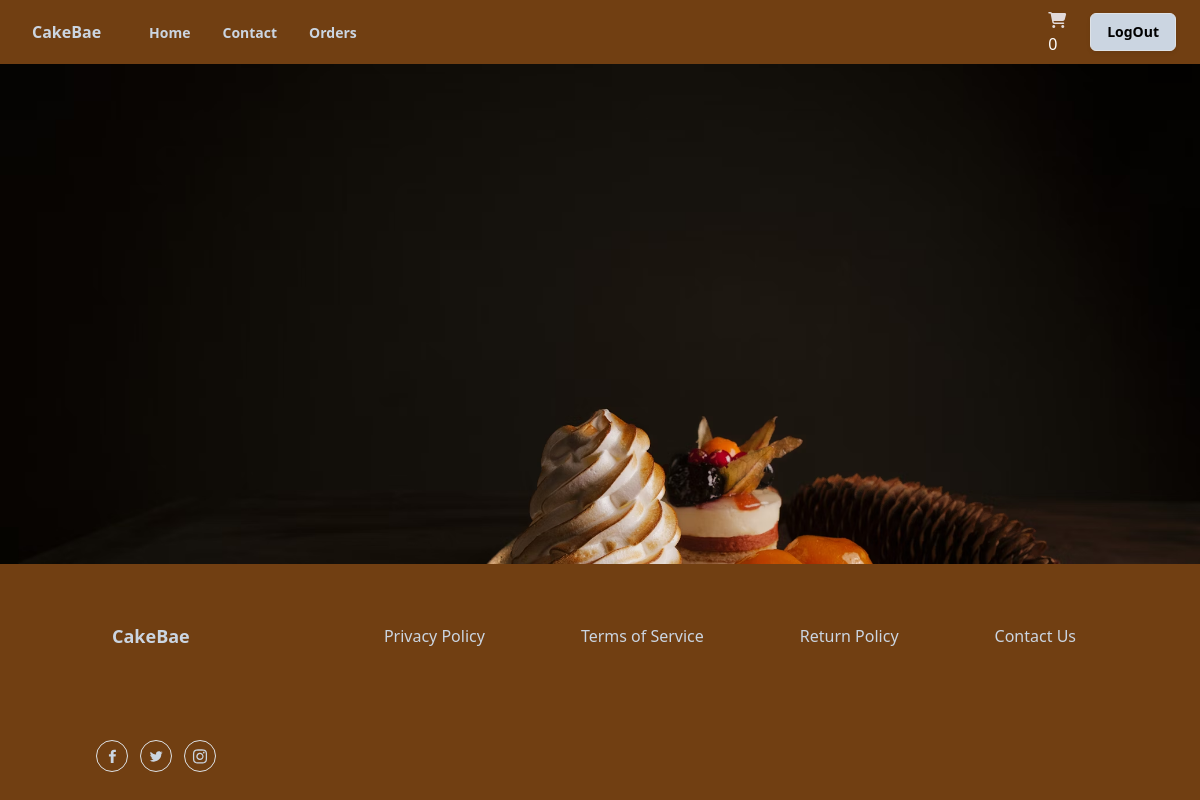
/cakes/9/list/ (signed in), run on an earlier commit of the app's database.
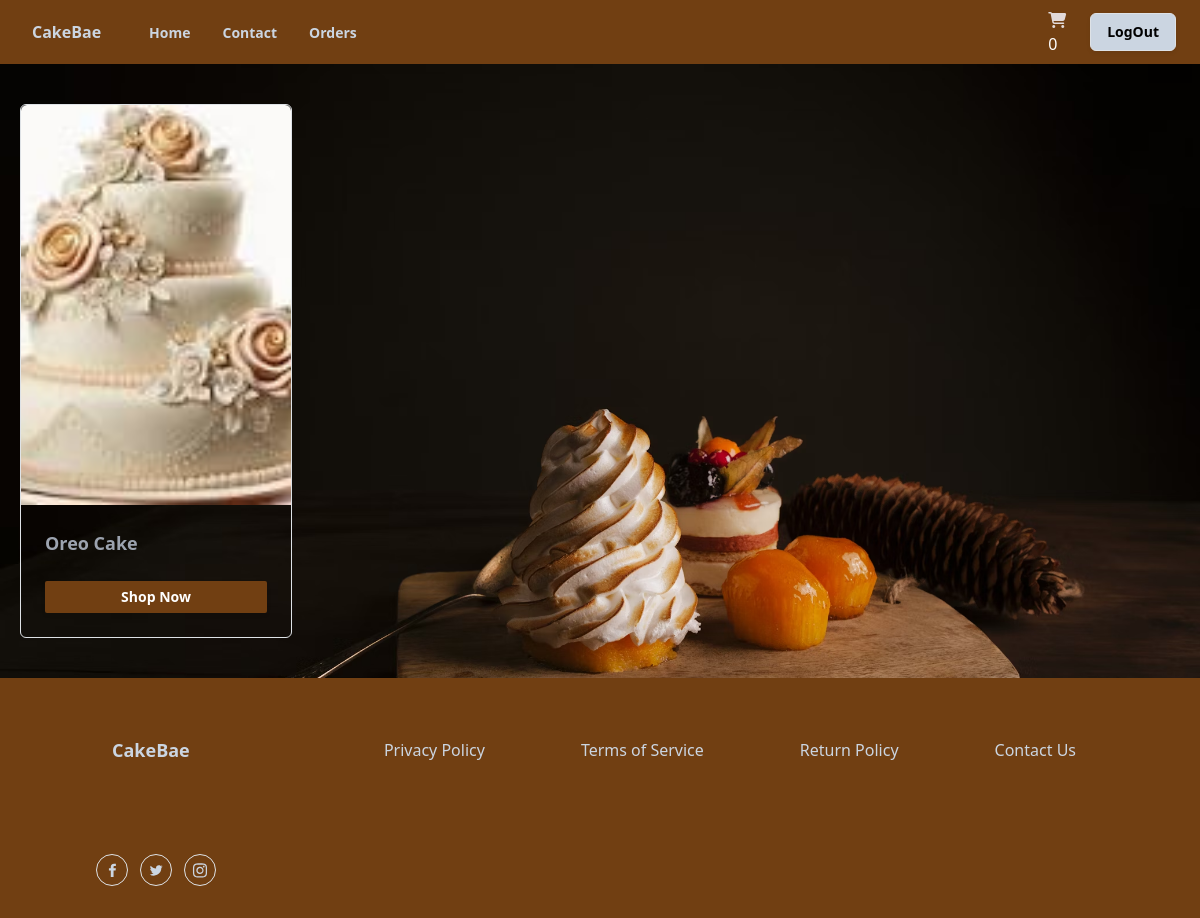
And on a later commit of the database.
### shop/models.py (models this page shows, shortened)
class CakeVarient(models.Model):
    cake_object=models.ForeignKey(Cake,on_delete=models.CASCADE,related_name='cakeitem')
    flavour_object=models.ForeignKey(Flavour,on_delete=models.CASCADE,)
    category_object=models.ForeignKey(Category,on_delete=models.CASCADE,name="cakecategory")
    image=models.ImageField(upload_to="cake_images",default="default.jpg",null=True,blank=True)
    shape_options=(
        ("Round","Round"),
        ("Square","Square"),
        ("Rectangle","Rectangle"),
        ("Heart","Heart"),
        ("Custom","Custom"),
   )
    shape=models.CharField(max_length=150,choices=shape_options,default="custom")
    weight_options=(
        ("250gm","250gm"),
        ("500gm","500gm"),
        ("1kg","1kg"),
        ("2kg","2kg"),
        ("Custom","Custom"),
    )
    weight=models.CharField(max_length=150,choices=weight_options,default="500")
    price=models.PositiveIntegerField()
    created_date=models.DateTimeField(auto_now_add=True)
    updated_date=models.DateTimeField(auto_now=True)
    is_active=models.BooleanField(default=True)

class Cake(models.Model):
    name=models.CharField(max_length=150,unique=True)
    occasion_object=models.ManyToManyField(Occasion)
    created_date=models.DateTimeField(auto_now_add=True)
    updated_date=models.DateTimeField(auto_now=True)
    is_active=models.BooleanField(default=True)

### shop/views.py (the view)
# urls.py: path("cakes/<int:pk>/list/",views.CakeListView.as_view(),name="cake-list"),
@method_decorator([signin_required,never_cache],name="dispatch")
class CakeListView(View):
    def get(self,request,*args,**kwargs):
        id=kwargs.get("pk")
        qs=CakeVarient.objects.filter(cakecategory=id)
        return render(request,"cake_list.html",{"data":qs})

### shop/context_processors.py (called while the page is built)
def basket_count(request):
    if request.user.is_authenticated:
        count=request.user.cart.cart_item_count
        return {"cart_count":count}
    else:
        return {"cart_count":0}

### shop/models.py (called while the page is built)
    @property
    def cart_items(self):
        return self.cartitem.filter(is_order_placed=False)

    @property
    def cart_item_count(self):
        return self.cart_items.count()

### shop/templates/cake_list.html
{%extends 'base.html'%}
{%block main_block%}
<div class="container-fluid "
  style="background-image: url('/img/f.avif');background-repeat: no-repeat;background-size:cover;min-height: 500px;">
  <div class="mx-auto grid w-full max-w-7xl items-center space-y-4 px-2 py-10 md:grid-cols-2 md:gap-6 md:space-y-0 lg:grid-cols-4" >
  {%for c in data%}
  <div class="rounded-md border">
    <img
    src="{{c.image.url}}"
    alt="cake"
    class="md:w-[300px] md:h-[400px] w-full rounded-t-md object-cover "
  />
    <div class="p-4">
      <h1 class="inline-flex items-center text-lg font-semibold text-gray-400">
        {{c.cake_object.name}}
      </h1>
      <button
        type="button"
        class="mt-4 w-full rounded-sm bg-yellow-900 px-2 py-1.5 text-sm font-semibold text-white shadow-sm hover:bg-yellow-900/80 focus-visible:outline focus-visible:outline-2 focus-visible:outline-offset-2 focus-visible:outline-black"
      >
      <a href="{%url 'cake-detail' c.id %}">
        Shop Now</a>
      </button>
    </div>
    </div>
    {%endfor%}
  </div>
</div>
{%endblock%}

What changed in the data, as far as the page shows it:
added CakeVarient: image (picture), cake_object.name "Oreo Cake"
